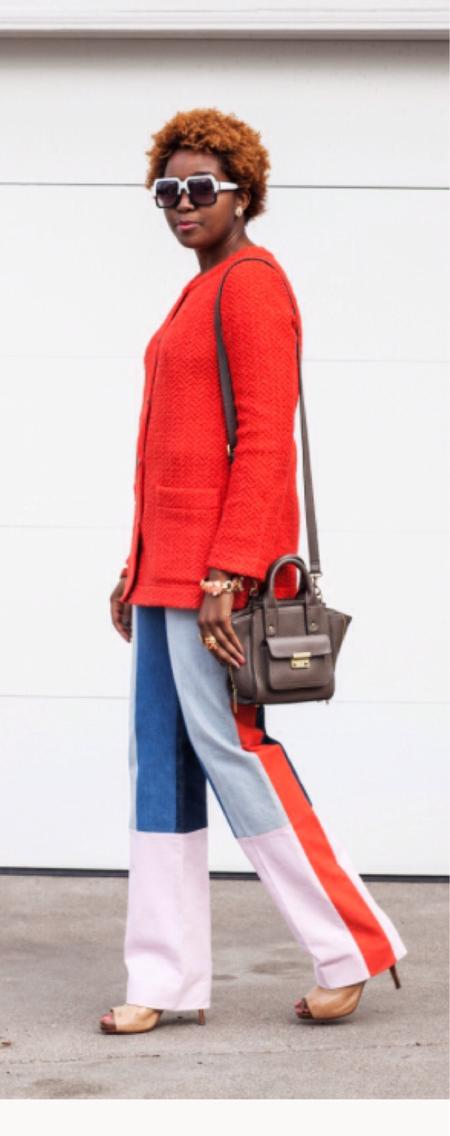
#> input picture images/good/530648f8798415ca680013cd_mobile.jpg, 450 x 1136 px, found by its file name
$ python cascade.py   (Python 2 division)
#> lines starting #> are read from the running program, lines starting #| are printed output that depends on the picture; after the words box and inside, x2 and y2 are one past the last pixel; in counts of white or black regions, pixels touching at a corner belong together
import numpy as np
import cv2

face_cascade = cv2.CascadeClassifier('haarcascade_fullbody.xml')
face_cascade = cv2.CascadeClassifier('haarcascade_frontalface_default.xml')

# TODO: read this from command line

img = cv2.imread('good/530648f8798415ca680013cd_mobile.jpg')
#> img is the input picture: shape (1136, 450, 3); mean B, G, R 187.7, 186.7, 212.9
gray = cv2.cvtColor(img, cv2.COLOR_BGR2GRAY)
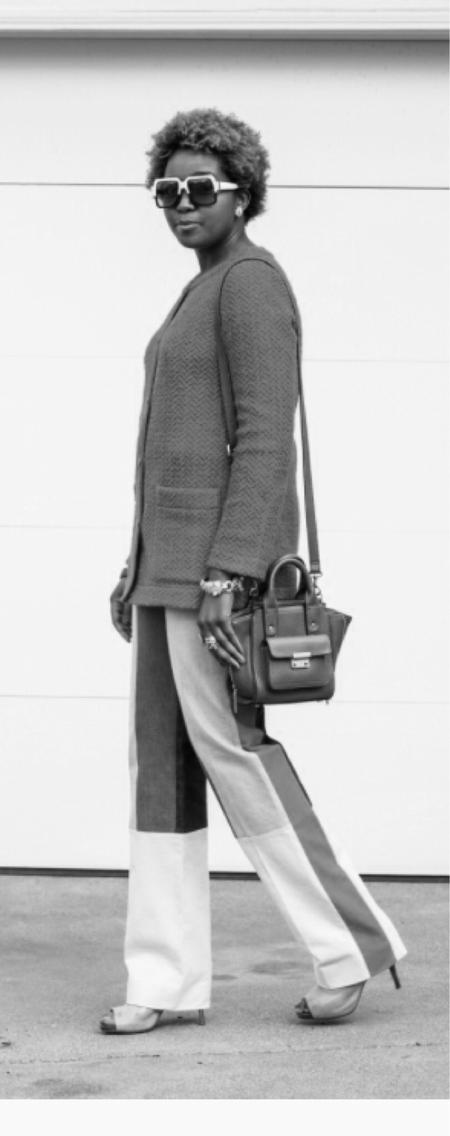
#> gray: shape (1136, 450); min 3, max 255, mean 194.6
faces = face_cascade.detectMultiScale(gray, 1.2, 5)
#> faces = ()

print faces

for (x,y,w,h) in faces:
    cv2.rectangle(img,(x,y),(x+w,y+h),(255,0,0),2)
#> this loop made 0 passes

cv2.imshow('img',img)
cv2.waitKey(0)
cv2.destroyAllWindows()

$ run again, with images/good/530581cb798415ca68000d1d_mobile.jpg copied over images/good/530648f8798415ca680013cd_mobile.jpg
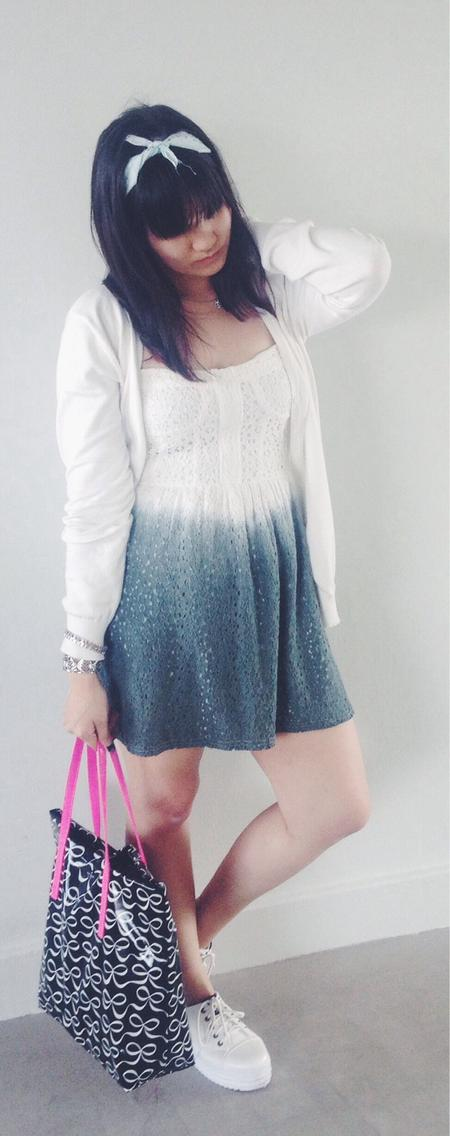
#> input picture images/good/530581cb798415ca68000d1d_mobile.jpg, 450 x 1136 px, found by its file name
#> img is the input picture: shape (1136, 450, 3); mean B, G, R 178.2, 173.6, 174.7
#> `gray = cv2.cvtColor(img, cv2.COLOR_BGR2GRAY)`:
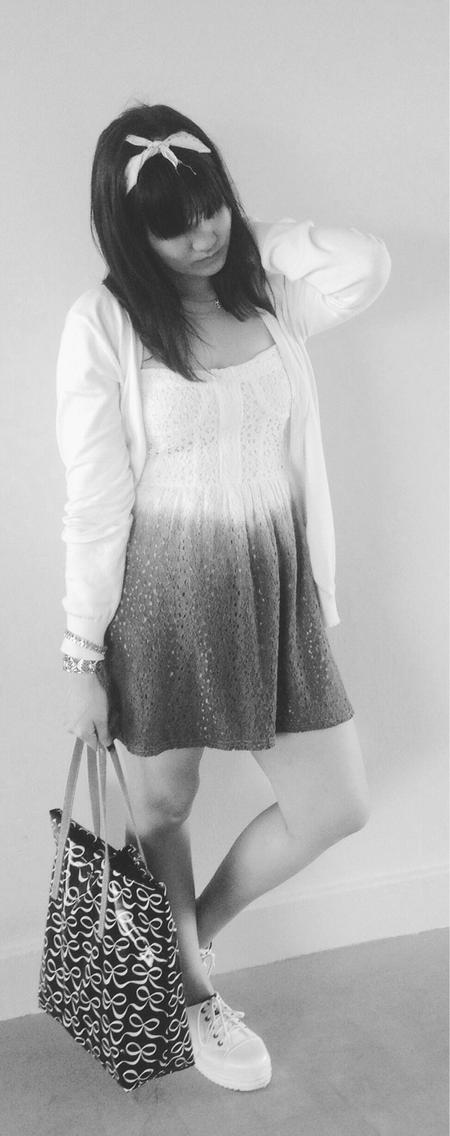
#> gray: shape (1136, 450); min 2, max 254, mean 174.4
#> faces = ()

$ run again, with images/good/5305fc8b798415ca68001077_mobile.jpg copied over images/good/530648f8798415ca680013cd_mobile.jpg
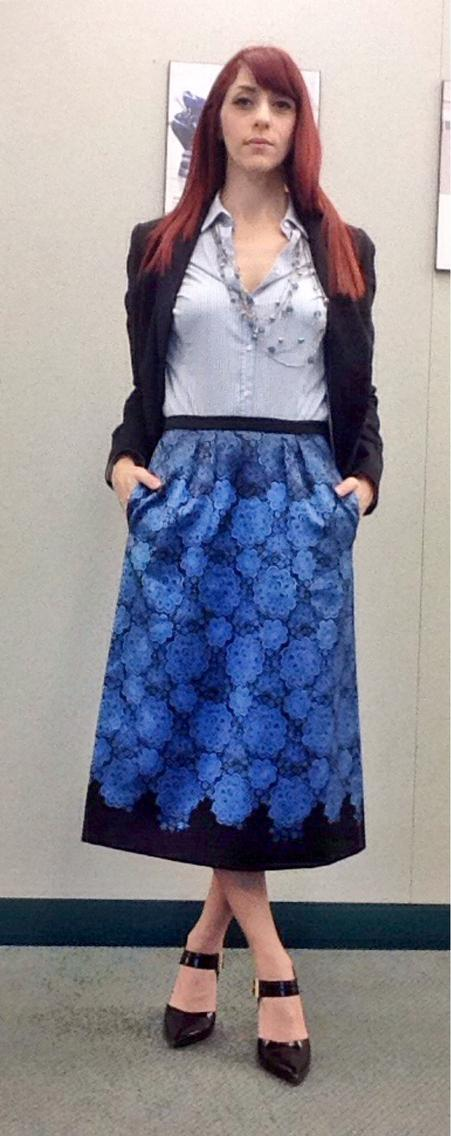
#> input picture images/good/5305fc8b798415ca68001077_mobile.jpg, 451 x 1136 px, found by its file name
#> img is the input picture: shape (1136, 451, 3); mean B, G, R 148.8, 139.3, 141.6
#> `gray = cv2.cvtColor(img, cv2.COLOR_BGR2GRAY)`:
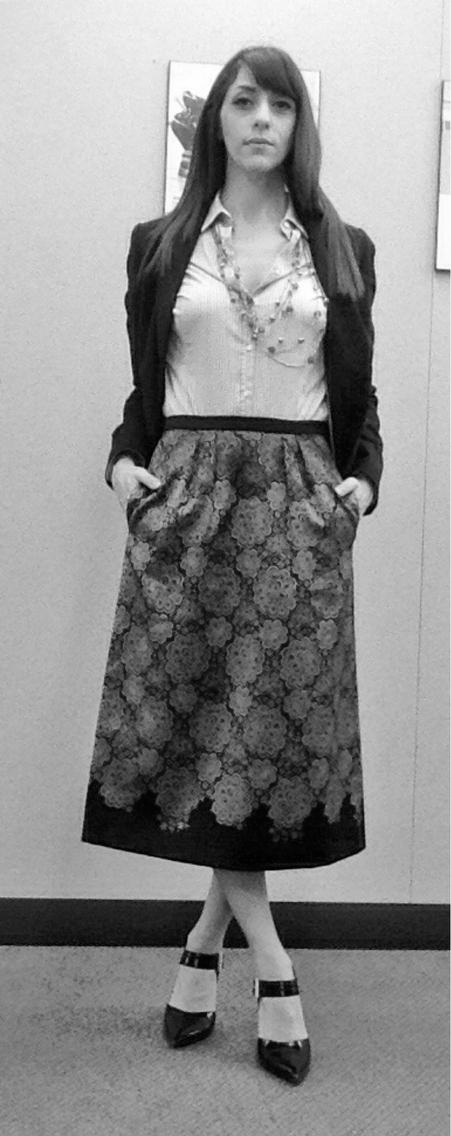
#> gray: shape (1136, 451); min 0, max 255, mean 141.1
#> faces = [[212, 67, 99, 99]]
#| [[212  67  99  99]]
#> the loop `for (x,y,w,h) in faces:` made 1 pass
#> after the loop `for (x,y,w,h) in faces:`:
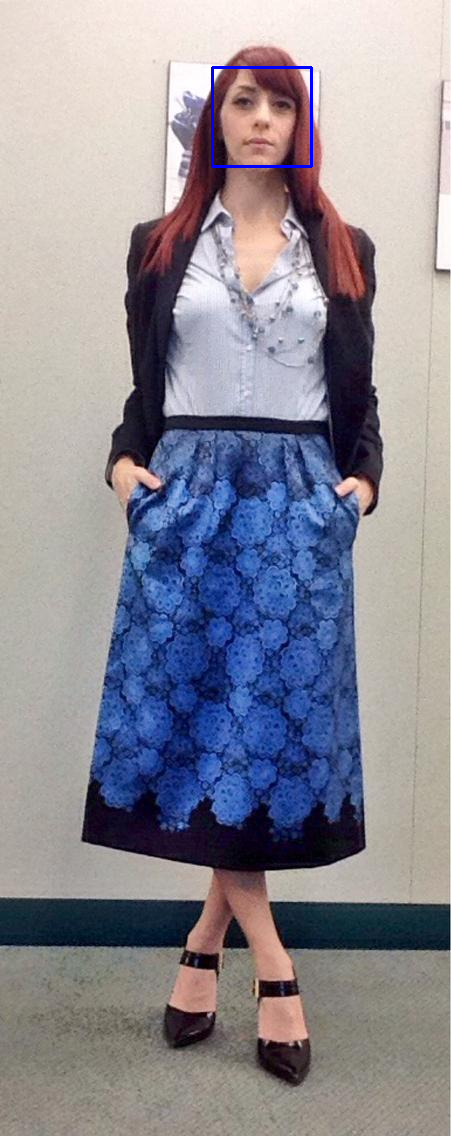
#> img: shape (1136, 451, 3); 0.23% of pixels changed, all inside (x1, y1, x2, y2) = (211, 66, 313, 168)
